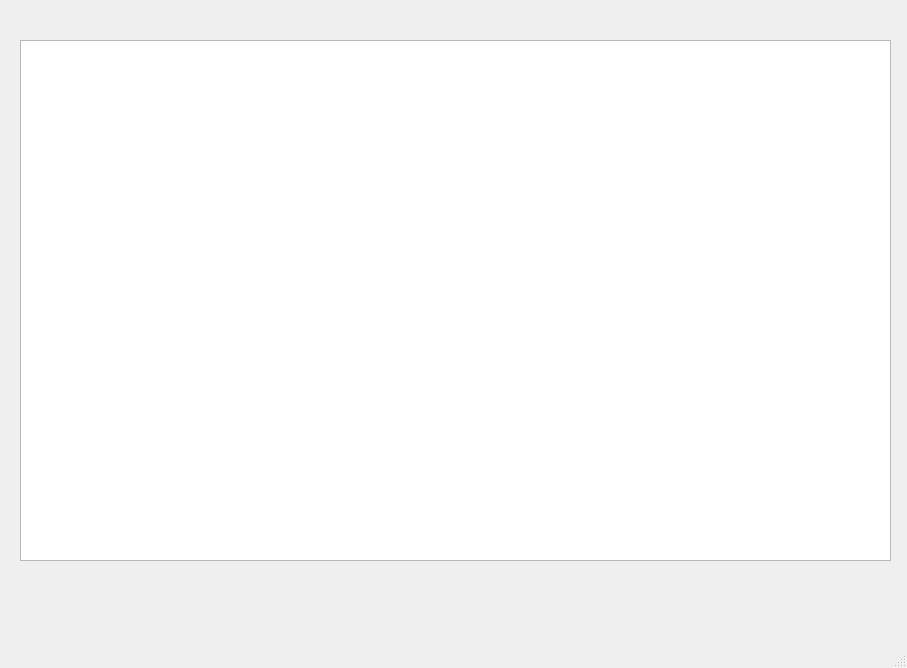
<?xml version="1.0" encoding="UTF-8"?>
<ui version="4.0">
 <class>coffe_shop</class>
 <widget class="QMainWindow" name="coffe_shop">
  <property name="geometry">
   <rect>
    <x>0</x>
    <y>0</y>
    <width>907</width>
    <height>668</height>
   </rect>
  </property>
  <property name="windowTitle">
   <string>MainWindow</string>
  </property>
  <widget class="QWidget" name="centralwidget">
   <widget class="QTableWidget" name="tableWidget">
    <property name="geometry">
     <rect>
      <x>20</x>
      <y>40</y>
      <width>871</width>
      <height>521</height>
     </rect>
    </property>
   </widget>
  </widget>
  <widget class="QMenuBar" name="menubar">
   <property name="geometry">
    <rect>
     <x>0</x>
     <y>0</y>
     <width>907</width>
     <height>21</height>
    </rect>
   </property>
  </widget>
  <widget class="QStatusBar" name="statusbar"/>
 </widget>
 <resources/>
 <connections/>
</ui>
